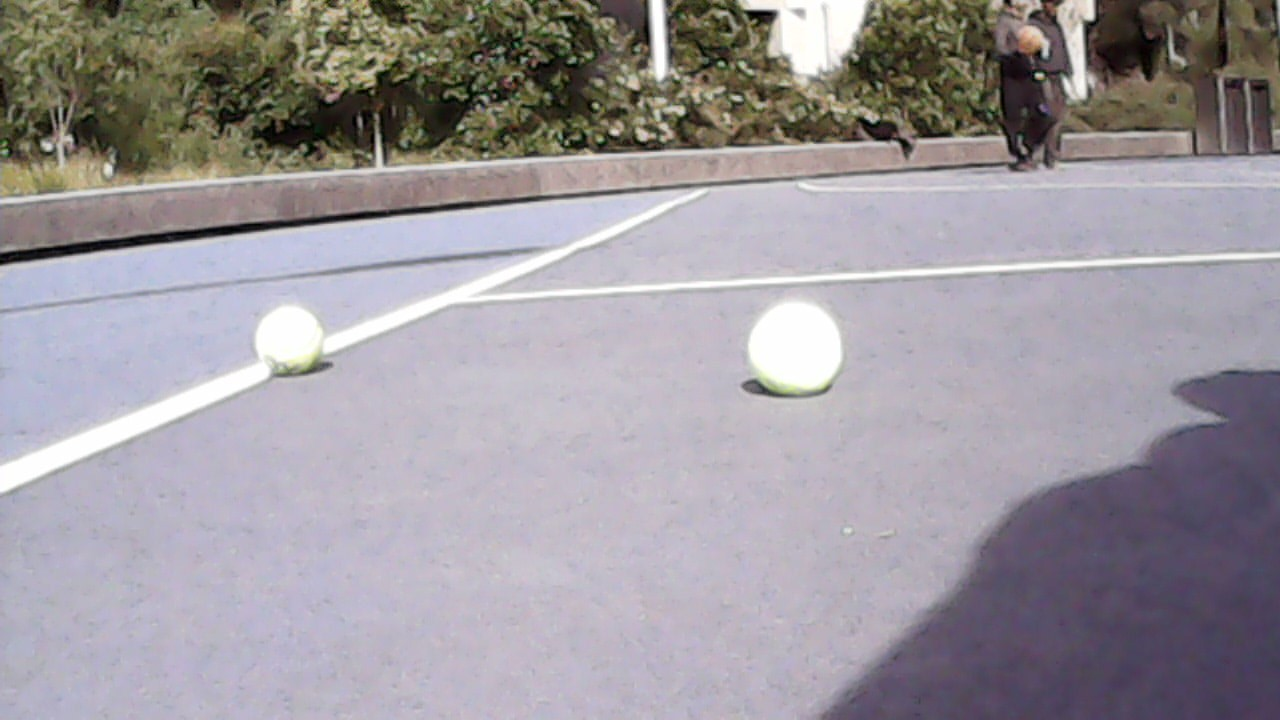
#> input picture CV/test_imgs/test_images/testing0005.jpg, 1280 x 720 px, given in place of testing0000.jpg, which was not available
$ python test_line_detect.py   (older library calls are emulated)
#> lines starting #> are read from the running program, lines starting #| are printed output that depends on the picture; pictures that were not available may be replaced by others from this repository, and a replacement may not be noted

import time

s = time.time()
import numpy as np
import cv2
from scipy.signal import find_peaks
# from sklearn.linear_model import RANSACRegressor
import matplotlib.pyplot as plt
e = time.time()

GRADIENT_SIMILARITY_THRESH = 0.03

print(f"import taken {(e-s)*1e3} msec")

def speedy_ransac(points, num_iterations=100, threshold=10.0, min_inliers=3, estimate = None):
    """
    Implement a speedy RANSAC algorithm to find the line of best fit.

    Args:
    points (np.array): Nx2 array of (x, y) coordinates
    num_iterations (int): Number of iterations for RANSAC
    threshold (float): Maximum distance for a point to be considered an inlier
    min_inliers (int): Minimum number of inliers required for a good fit

    Returns:
    tuple: (slope, intercept) of the best fit line, or None if no good fit found
    """
    best_inliers = []
    best_slope = best_intercept = None

    for _ in range(num_iterations):
        # Randomly select two points
        sample = points[np.random.choice(points.shape[0], 2, replace=True)]

        # Calculate slope and intercept
        x1, y1 = sample[0]
        x2, y2 = sample[1]

        if x1 == x2:
            continue  # Skip vertical lines

        slope = (y2 - y1) / (x2 - x1)

        if estimate is not None and abs(estimate - slope) > GRADIENT_SIMILARITY_THRESH:
            continue # exit this iteration

        intercept = y1 - slope * x1

        # Calculate distances of all points to the line
        distances = np.abs(points[:, 1] - (slope * points[:, 0] + intercept))

        # Find inliers
        inliers = np.where(distances < threshold)[0]

        if len(inliers) > len(best_inliers):
            best_inliers = inliers
            best_slope = slope
            best_intercept = intercept

        if len(best_inliers) > min_inliers:
            break

    if len(best_inliers) > min_inliers:
        # Refine the fit using all inliers
        x = points[best_inliers, 0]
        y = points[best_inliers, 1]
        A = np.vstack([x, np.ones(len(x))]).T
        best_slope, best_intercept = np.linalg.lstsq(A, y, rcond=None)[0]

        return best_slope, best_intercept, best_inliers
    else:
        return (None, None, best_inliers)


def detect_white_line(image, target_point, num_paths=10, debug=False):
    """
    Detect if there is a white line between the target point and the bottom mid-point of the image
    """
    height, width = image.shape[:2]
    mid_bottom = (width // 2, height - 1)

    def extract_path(start, end, offset):
        """
        Extract a single pixel path to the point
        """
        x1, y1 = start
        x2, y2 = end
        path_length = int(np.sqrt((x2 - x1)**2 + (y2 - y1)**2))
        x = np.linspace(x1, x2, path_length).astype(int)
        y = np.linspace(y1, y2, path_length).astype(int)

        # Apply horizontal offset
        x = np.clip(x + offset, 0, width - 1)

        return image[y, x], np.array(list(zip(x, y)))

    def process_path(path):
        """
        Find potential white segment in path
        """
        # Apply Sobel Y filter
        sobel_y = cv2.Sobel(path, cv2.CV_64F, 0, 1, ksize=3)

        def detect_peaks(channel, take_max = 5):
            """
            detect peaks in gradient (i.e. edges)
            """
            positive_peaks, _ = find_peaks(channel, distance=10)
            negative_peaks, _ = find_peaks(-channel, distance=10)

            # return top results
            return (
                positive_peaks[np.argsort(channel[positive_peaks])[- 1 : -1 - take_max: -1]],
                negative_peaks[np.argsort(-channel[negative_peaks])[- 1 : -1 - take_max : -1]]
            )

        # Find peaks for R and G channels
        r_pos_peaks, r_neg_peaks = detect_peaks(sobel_y[:, 0])
        g_pos_peaks, g_neg_peaks = detect_peaks(sobel_y[:, 1])

        def blue_white_score(posp, negp):
            """
            Looks at the blueness of surrounding pixels and whiteness of potential white segment
            """
            # plot_blue_white_score(path, posp, negp)
            # Compare line sample to before and after
            sample_size = 10
            padding = 5
            pre_sample = path[max(0, posp-padding-sample_size):posp-padding]
            line_sample = path[posp:negp]
            post_sample = path[negp+padding:min(negp+padding+sample_size, len(path)-5)]

            def get_blue_score(s):
                mean_rg = np.mean(s[:, [1,2]])
                mean_b = np.mean(s[:, 0])
                return ((mean_b / mean_rg) - 1) * 300, mean_rg

            pre_blue, pre_rg = get_blue_score(pre_sample)
            post_blue, post_rg = get_blue_score(post_sample)

            # Get white score
            # rgb values should be similar
            consistency = 1/(0.5+np.mean(np.var(line_sample, axis=1))) * 200

            white_rg = np.mean(line_sample[:, [1,2]])

            # both should be positive
            pre_change = white_rg - pre_rg
            post_change = white_rg - post_rg

            # Heavily penalise small jumps
            if pre_change < 10:
                pre_change = -100
            if post_change < 10:
                post_change = -100

            total_score = pre_blue + post_blue + consistency + pre_change + post_change
            # print(f"Total Blue-White Score: {total_score:.2f}")
            return total_score


        # Calculate confidence scores
        def calculate_best(pos_peaks, neg_peaks, channel):
            """
            Scoring each peak
            """
            best_score = 0
            best_pair = None
            SPACE_BETWEEN_POS_NEG = 40 # roughly max line width
            DIFF_POS_NEG = 0 # pos_peaks[0] * 0.05 # allows slight differents between positive and negative

            for posp in pos_peaks:
                CLOSE_TO_CAM = 10 + posp # favour points closer to camera
                prominence = channel[posp]
                for negp in neg_peaks:
                    # positive edge is always leading
                    if negp > posp:
                        width = negp-posp
                        if width < SPACE_BETWEEN_POS_NEG * 1.1:
                            conf = prominence**2 / (CLOSE_TO_CAM + DIFF_POS_NEG + (width/SPACE_BETWEEN_POS_NEG) ** 8 + abs(prominence + channel[negp]))
                            conf += blue_white_score(posp, negp)
                            if conf > best_score:
                                best_pair = [posp, negp]
                                best_score = conf

            return np.array(best_pair), best_score

        r_pair, r_confidence = calculate_best(r_pos_peaks, r_neg_peaks, sobel_y[:, 0])
        g_pair, g_confidence = calculate_best(g_pos_peaks, g_neg_peaks, sobel_y[:, 1])

        # Combine r and g scores
        conf = 0
        pair = np.array([0, 0])

        # Both red and green channels have identified a segment
        if r_confidence != 0 and g_confidence != 0:
            distance = np.linalg.norm(r_pair - g_pair)

            # Average the position of the peaks if they are close
            if distance < 10:
                pair = (r_pair + g_pair) / 2 # average coordinates
                conf = (1 - distance/50) * (r_confidence + g_confidence)
            # Take red channel if they are not close
            else:
                pair = r_pair
                conf = r_confidence
        elif r_confidence != 0:
            pair = r_pair
            conf = r_confidence
        elif g_confidence != 0:
            pair = g_pair
            conf = g_confidence

        if debug:
            return conf, sobel_y, (r_pos_peaks, r_neg_peaks, g_pos_peaks, g_neg_peaks), pair.astype(int)
        else:
            return pair.astype(int), conf

    # Extract and process multiple paths
    offsets = np.linspace(-width // 5, width // 5, num_paths)
    chosen_peaks = []

    if debug:
        confidences = []
        all_path_points = []
        all_sobel_data = []
        all_peaks = []
        leading_points = []
        trailing_points = []


    for offset in offsets:
        path, path_points = extract_path(mid_bottom, target_point, int(offset))

        if debug:
            confidence, sobel_data, peaks, pair = process_path(path)
            leading_points.append(path_points[pair[0]])
            trailing_points.append(path_points[pair[1]])
            all_path_points.append(path_points)
            all_sobel_data.append(sobel_data)
            all_peaks.append(peaks)

        else:
            confidence, pair = process_path(path)

        chosen_peaks.append(pair)
        confidences.append(confidence)

    # Find slope and intercept of leading and trailing edges
    lead_slope, lead_int, lead_inliers = speedy_ransac(np.array(leading_points), threshold=10)
    trail_slope, trail_int, trail_inliers = speedy_ransac(np.array(trailing_points), threshold=10, estimate=lead_slope)

    confidences = np.array(confidences)
    lead_confidence = np.sum(confidences[lead_inliers])
    trail_confidence = np.sum(confidences[trail_inliers])

    lines = [
        [lead_slope, lead_int],
        [trail_slope, trail_int]
    ]

    if lead_slope is not None and trail_slope is not None:
        # Check the two edges make a sensible line
        grad_diff = abs(lead_slope - trail_slope)
        int_diff = lead_int - trail_int
        # may depend on resolution (GRADIENT_SIMILARITY_THRESH works well for 640x480px)
        if not (grad_diff < GRADIENT_SIMILARITY_THRESH and 0 < int_diff < 55):
            lines = None # invalid detection
    else:
        # No lines found
        lines = None
    if debug:
        return leading_points, trailing_points, lead_confidence + trail_confidence, all_path_points, all_sobel_data, all_peaks, chosen_peaks, lines
    else:
        return lines, lead_confidence + trail_confidence

# [24 lines left out: function plot_peaks, not called in this run]

# The visualize_results function and example usage remain the same as in the previous version

def visualize_results(image, target_point, leading_edge, trailing_edge, confidence, all_path_points, lines):
    height, width = image.shape[:2]
    mid_bottom = (width // 2, height - 1)

    # Create a copy of the image for visualization
    vis_image = image.copy()

    # Draw paths
    for path_points in all_path_points:
        for x, y in path_points:
            cv2.circle(vis_image, (x, y), 1, (0, 255, 255), -1)

    # Draw target point
    cv2.circle(vis_image, target_point, 5, (0, 0, 255), -1)

    # Draw mid-bottom point
    cv2.circle(vis_image, mid_bottom, 5, (255, 0, 0), -1)

    # Draw leading and trailing edges
    for p in leading_edge:
        cv2.drawMarker(vis_image,
                tuple(p),
                (0, 255, 0), cv2.MARKER_CROSS, 5)
    for p in trailing_edge:
        cv2.drawMarker(vis_image,
                tuple(p),
                (0, 0, 255), cv2.MARKER_CROSS, 5)

    if lines is not None:
        for l in lines:
            x1, x2 = 0, width
            y1, y2 = int(l[1]), int(l[0] * width + l[1])
            cv2.line(vis_image, (x1, y1), (x2, y2), (0, 0, 255), 2)

    # Add text with results
    # cv2.putText(vis_image, f"Leading edge: {leading_edge:.2f}", (10, 30),
    #             cv2.FONT_HERSHEY_SIMPLEX, 0.7, (255, 255, 255), 2)
    # cv2.putText(vis_image, f"Trailing edge: {trailing_edge:.2f}", (10, 60),
    #             cv2.FONT_HERSHEY_SIMPLEX, 0.7, (255, 255, 255), 2)
    cv2.putText(vis_image, f"Confidence: {confidence:.2f}", (10, 90),
                cv2.FONT_HERSHEY_SIMPLEX, 0.7, (255, 255, 255), 2)

    return vis_image


# [53 lines left out: function plot_blue_white_score, not called in this run]

# Example usage
for n in range(0, 190, 10):
    image_path = f'./test_imgs/test_images/testing{n:04g}.jpg'
    # image_path = f'./test_imgs/blender/oneball/normal{n:04g}.jpg'
    image = cv2.imread(image_path)
#> image is the input picture: shape (720, 1280, 3); mean B, G, R 157.5, 151.8, 156.9
    target_points = [(640, 200), (100, 200), (800, 150)]  # Example target points
    for target_point in target_points:
        s = time.time()
        leading_edge, trailing_edge, confidence, all_path_points, all_sobel_data, all_peaks, chosen_peaks, lines = detect_white_line(image, target_point, 12, True)
        e = time.time()

        print(f"taken {(e-s)*1e3} msec")
        # Visualize results (previous visualization code here)
        # Plot peaks for each path
        # for i, (sobel_data, peaks, chosen) in enumerate(zip(all_sobel_data, all_peaks, chosen_peaks)):
        #    plot_peaks(sobel_data, peaks, i, chosen)

        # Visualize results
        result_image = visualize_results(image, target_point, leading_edge, trailing_edge, confidence, all_path_points, lines)

        # Display the result
        cv2.imshow(f'White Line Detection {n}', result_image)
        cv2.waitKey(0)
        cv2.destroyAllWindows()

        # Optionally, save the result
        cv2.imwrite('white_line_detection_result.jpg', result_image)
#> this loop made 3 passes
#> (confidence, lines) on passes 1 to 3: (14545.5, [[-0.0679, 335.3], [-0.0575, 322.2]]), (19498.2, [[-0.413, 490.3], [-0.389, 464]]), (11377.3, [[-0.0549, 325.1], [-0.0561, 320.4]])
#> pass 1, `result_image = visualize_results(image, target_point, leading_edge, tr..`:
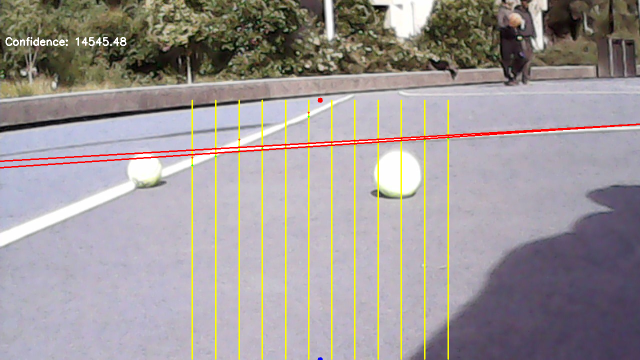
#> result_image: shape (720, 1280, 3) (shown at 1/2 size); mean B, G, R 152.1, 151.8, 158.8
#> pass 2, `result_image = visualize_results(image, target_point, leading_edge, tr..`:
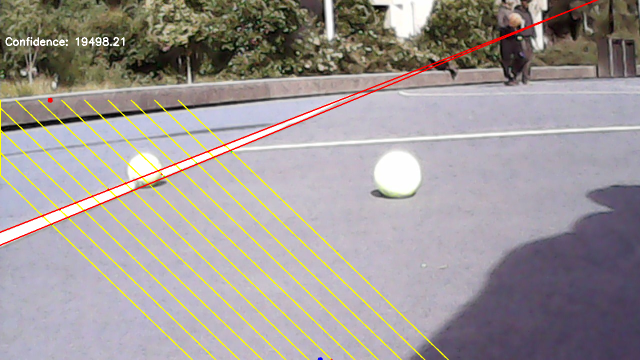
#> result_image: shape (720, 1280, 3) (shown at 1/2 size); mean B, G, R 151.9, 152.5, 159.4
#> pass 3, `result_image = visualize_results(image, target_point, leading_edge, tr..`:
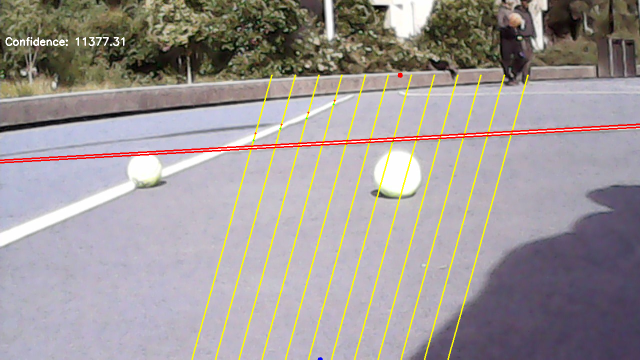
#> result_image: shape (720, 1280, 3) (shown at 1/2 size); mean B, G, R 151.7, 151.8, 159
#> pass 2 of the loop `for n in range(0, 190, 10):`:
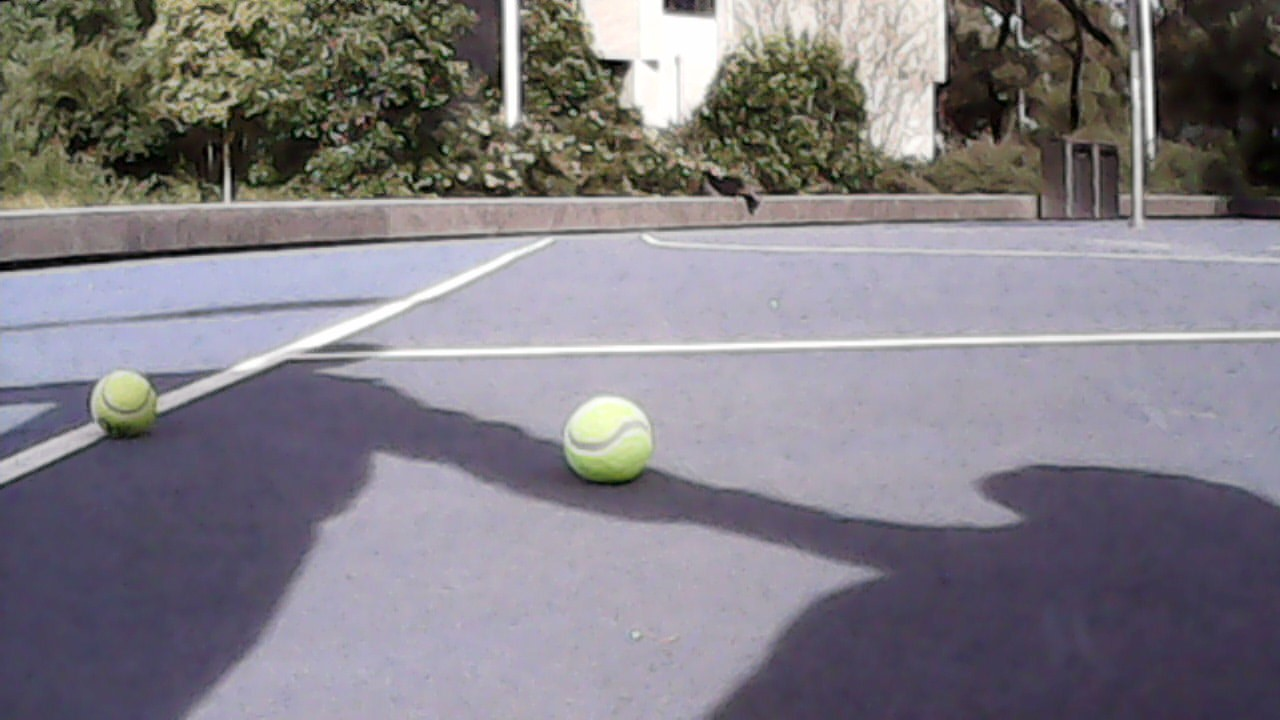
#> input picture CV/test_imgs/test_images/testing0006.jpg, 1280 x 720 px, given in place of testing0010.jpg, which was not available
#> image is the input picture: shape (720, 1280, 3); mean B, G, R 131.5, 124.6, 128.4
#> the loop `for target_point in target_points:` made 3 passes
#> confidence on pass 1: 16266.7
#> pass 1, `result_image = visualize_results(image, target_point, leading_edge, tr..`:
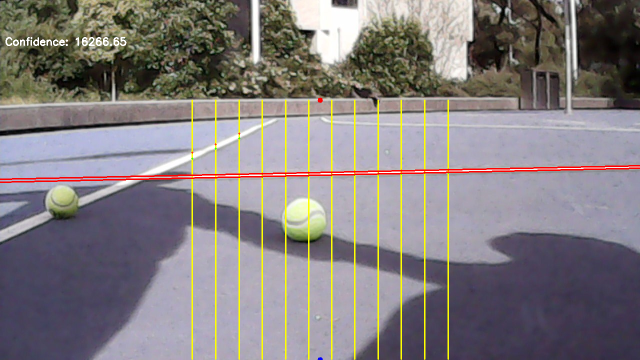
#> result_image: shape (720, 1280, 3) (shown at 1/2 size); mean B, G, R 126.7, 125.1, 131
#> pass 3, `result_image = visualize_results(image, target_point, leading_edge, tr..`:
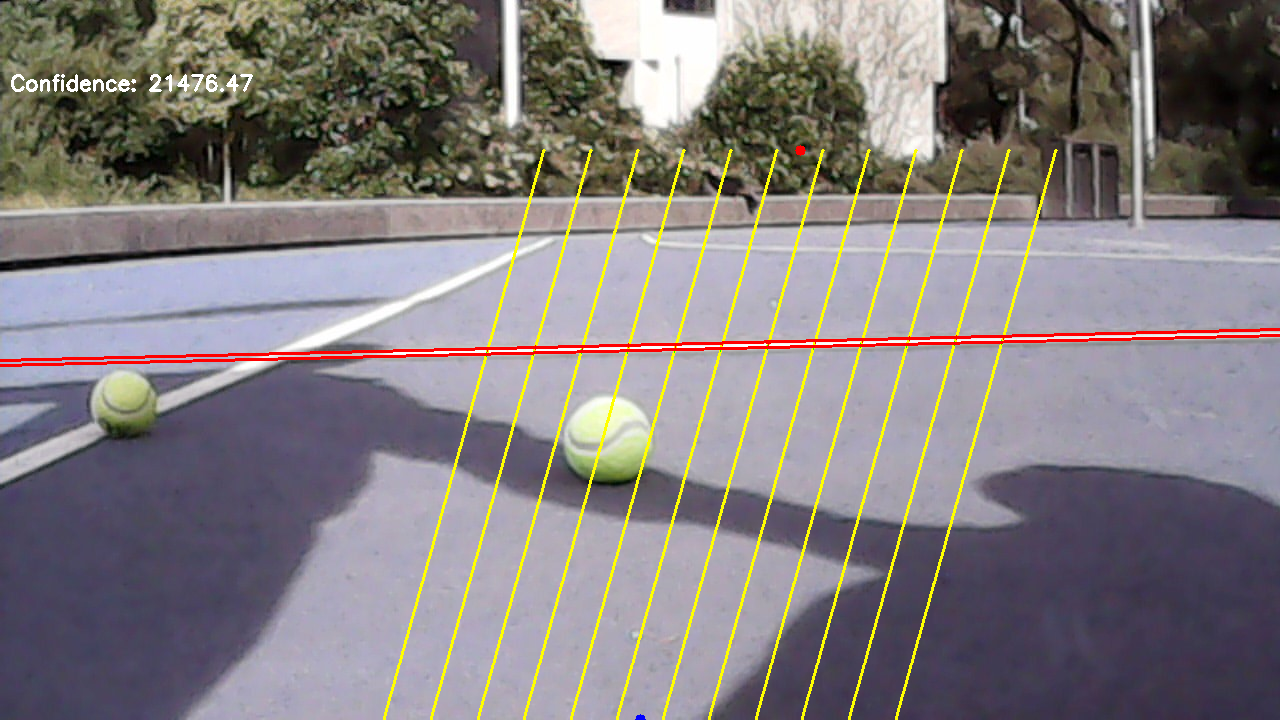
#> result_image: shape (720, 1280, 3); mean B, G, R 126.6, 125.5, 131.4
#> (the run stopped early here; a loop or call above may not have finished)
